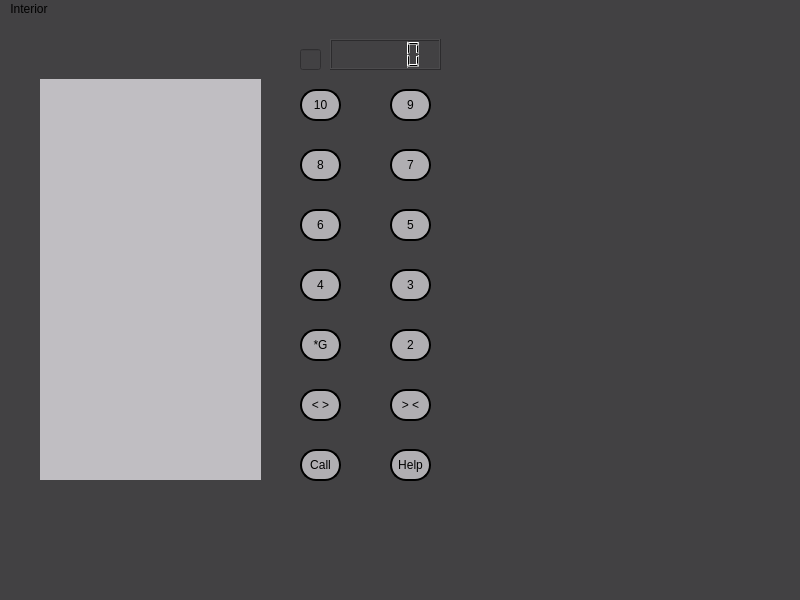
<?xml version="1.0" encoding="UTF-8"?>
<ui version="4.0">
 <class>MainWindow</class>
 <widget class="QMainWindow" name="MainWindow">
  <property name="geometry">
   <rect>
    <x>0</x>
    <y>0</y>
    <width>800</width>
    <height>600</height>
   </rect>
  </property>
  <property name="windowTitle">
   <string>MainWindow</string>
  </property>
  <property name="styleSheet">
   <string notr="true">background-color: rgb(66, 65, 67);</string>
  </property>
  <widget class="QWidget" name="centralwidget">
   <widget class="QPushButton" name="pressButton10">
    <property name="geometry">
     <rect>
      <x>300</x>
      <y>70</y>
      <width>41</width>
      <height>32</height>
     </rect>
    </property>
    <property name="styleSheet">
     <string notr="true">background-color: rgb(176, 174, 178);
border-style: outset;
border-width: 2px;
border-radius: 16px;
border-color: black;</string>
    </property>
    <property name="text">
     <string>10</string>
    </property>
   </widget>
   <widget class="QPushButton" name="pressButton9">
    <property name="geometry">
     <rect>
      <x>390</x>
      <y>70</y>
      <width>41</width>
      <height>32</height>
     </rect>
    </property>
    <property name="styleSheet">
     <string notr="true">background-color: rgb(176, 174, 178);
border-style: outset;
border-width: 2px;
border-radius: 16px;
border-color: black;</string>
    </property>
    <property name="text">
     <string>9</string>
    </property>
   </widget>
   <widget class="QPushButton" name="pressButton8">
    <property name="geometry">
     <rect>
      <x>300</x>
      <y>130</y>
      <width>41</width>
      <height>32</height>
     </rect>
    </property>
    <property name="styleSheet">
     <string notr="true">background-color: rgb(176, 174, 178);
border-style: outset;
border-width: 2px;
border-radius: 16px;
border-color: black;</string>
    </property>
    <property name="text">
     <string>8</string>
    </property>
   </widget>
   <widget class="QPushButton" name="pressButton7">
    <property name="geometry">
     <rect>
      <x>390</x>
      <y>130</y>
      <width>41</width>
      <height>32</height>
     </rect>
    </property>
    <property name="styleSheet">
     <string notr="true">background-color: rgb(176, 174, 178);
border-style: outset;
border-width: 2px;
border-radius: 16px;
border-color: black;</string>
    </property>
    <property name="text">
     <string>7</string>
    </property>
   </widget>
   <widget class="QPushButton" name="pressButton6">
    <property name="geometry">
     <rect>
      <x>300</x>
      <y>190</y>
      <width>41</width>
      <height>32</height>
     </rect>
    </property>
    <property name="styleSheet">
     <string notr="true">background-color: rgb(176, 174, 178);
border-style: outset;
border-width: 2px;
border-radius: 16px;
border-color: black;</string>
    </property>
    <property name="text">
     <string>6</string>
    </property>
   </widget>
   <widget class="QPushButton" name="pressButton5">
    <property name="geometry">
     <rect>
      <x>390</x>
      <y>190</y>
      <width>41</width>
      <height>32</height>
     </rect>
    </property>
    <property name="styleSheet">
     <string notr="true">background-color: rgb(176, 174, 178);
border-style: outset;
border-width: 2px;
border-radius: 16px;
border-color: black;</string>
    </property>
    <property name="text">
     <string>5</string>
    </property>
   </widget>
   <widget class="QPushButton" name="pressButton4">
    <property name="geometry">
     <rect>
      <x>300</x>
      <y>250</y>
      <width>41</width>
      <height>32</height>
     </rect>
    </property>
    <property name="styleSheet">
     <string notr="true">background-color: rgb(176, 174, 178);
border-style: outset;
border-width: 2px;
border-radius: 16px;
border-color: black;</string>
    </property>
    <property name="text">
     <string>4</string>
    </property>
   </widget>
   <widget class="QPushButton" name="pressButton3">
    <property name="geometry">
     <rect>
      <x>390</x>
      <y>250</y>
      <width>41</width>
      <height>32</height>
     </rect>
    </property>
    <property name="styleSheet">
     <string notr="true">background-color: rgb(176, 174, 178);
border-style: outset;
border-width: 2px;
border-radius: 16px;
border-color: black;</string>
    </property>
    <property name="text">
     <string>3</string>
    </property>
   </widget>
   <widget class="QPushButton" name="pressButton2">
    <property name="geometry">
     <rect>
      <x>390</x>
      <y>310</y>
      <width>41</width>
      <height>32</height>
     </rect>
    </property>
    <property name="styleSheet">
     <string notr="true">background-color: rgb(176, 174, 178);
border-style: outset;
border-width: 2px;
border-radius: 16px;
border-color: black;</string>
    </property>
    <property name="text">
     <string>2</string>
    </property>
   </widget>
   <widget class="QPushButton" name="pressButtonG">
    <property name="geometry">
     <rect>
      <x>300</x>
      <y>310</y>
      <width>41</width>
      <height>32</height>
     </rect>
    </property>
    <property name="styleSheet">
     <string notr="true">background-color: rgb(176, 174, 178);
border-style: outset;
border-width: 2px;
border-radius: 16px;
border-color: black;</string>
    </property>
    <property name="text">
     <string>*G</string>
    </property>
   </widget>
   <widget class="QPushButton" name="holdOpen">
    <property name="geometry">
     <rect>
      <x>300</x>
      <y>370</y>
      <width>41</width>
      <height>32</height>
     </rect>
    </property>
    <property name="styleSheet">
     <string notr="true">background-color: rgb(176, 174, 178);
border-style: outset;
border-width: 2px;
border-radius: 16px;
border-color: black;</string>
    </property>
    <property name="text">
     <string>&lt; &gt;</string>
    </property>
   </widget>
   <widget class="QPushButton" name="holdClose">
    <property name="geometry">
     <rect>
      <x>390</x>
      <y>370</y>
      <width>41</width>
      <height>32</height>
     </rect>
    </property>
    <property name="styleSheet">
     <string notr="true">background-color: rgb(176, 174, 178);
border-style: outset;
border-width: 2px;
border-radius: 16px;
border-color: black;</string>
    </property>
    <property name="text">
     <string>&gt; &lt;</string>
    </property>
   </widget>
   <widget class="QPushButton" name="pressCallButton">
    <property name="geometry">
     <rect>
      <x>300</x>
      <y>430</y>
      <width>41</width>
      <height>32</height>
     </rect>
    </property>
    <property name="styleSheet">
     <string notr="true">background-color: rgb(176, 174, 178);
border-style: outset;
border-width: 2px;
border-radius: 16px;
border-color: black;</string>
    </property>
    <property name="text">
     <string>Call</string>
    </property>
   </widget>
   <widget class="QPushButton" name="pressHelpButton">
    <property name="geometry">
     <rect>
      <x>390</x>
      <y>430</y>
      <width>41</width>
      <height>32</height>
     </rect>
    </property>
    <property name="styleSheet">
     <string notr="true">background-color: rgb(176, 174, 178);
border-style: outset;
border-width: 2px;
border-radius: 16px;
border-color: black;</string>
    </property>
    <property name="text">
     <string>Help</string>
    </property>
   </widget>
   <widget class="QWidget" name="widget" native="true">
    <property name="geometry">
     <rect>
      <x>40</x>
      <y>60</y>
      <width>221</width>
      <height>401</height>
     </rect>
    </property>
    <property name="styleSheet">
     <string notr="true">background-color: rgb(192, 190, 194);</string>
    </property>
   </widget>
   <widget class="QLCDNumber" name="displayFloor">
    <property name="geometry">
     <rect>
      <x>330</x>
      <y>20</y>
      <width>111</width>
      <height>31</height>
     </rect>
    </property>
   </widget>
   <widget class="QLineEdit" name="displayArrow">
    <property name="geometry">
     <rect>
      <x>300</x>
      <y>30</y>
      <width>21</width>
      <height>21</height>
     </rect>
    </property>
    <property name="text">
     <string/>
    </property>
   </widget>
  </widget>
  <widget class="QMenuBar" name="menubar">
   <property name="geometry">
    <rect>
     <x>0</x>
     <y>0</y>
     <width>800</width>
     <height>21</height>
    </rect>
   </property>
   <widget class="QMenu" name="menuInterior">
    <property name="title">
     <string>Interior</string>
    </property>
   </widget>
   <addaction name="menuInterior"/>
  </widget>
  <widget class="QStatusBar" name="statusbar"/>
 </widget>
 <resources/>
 <connections/>
</ui>
